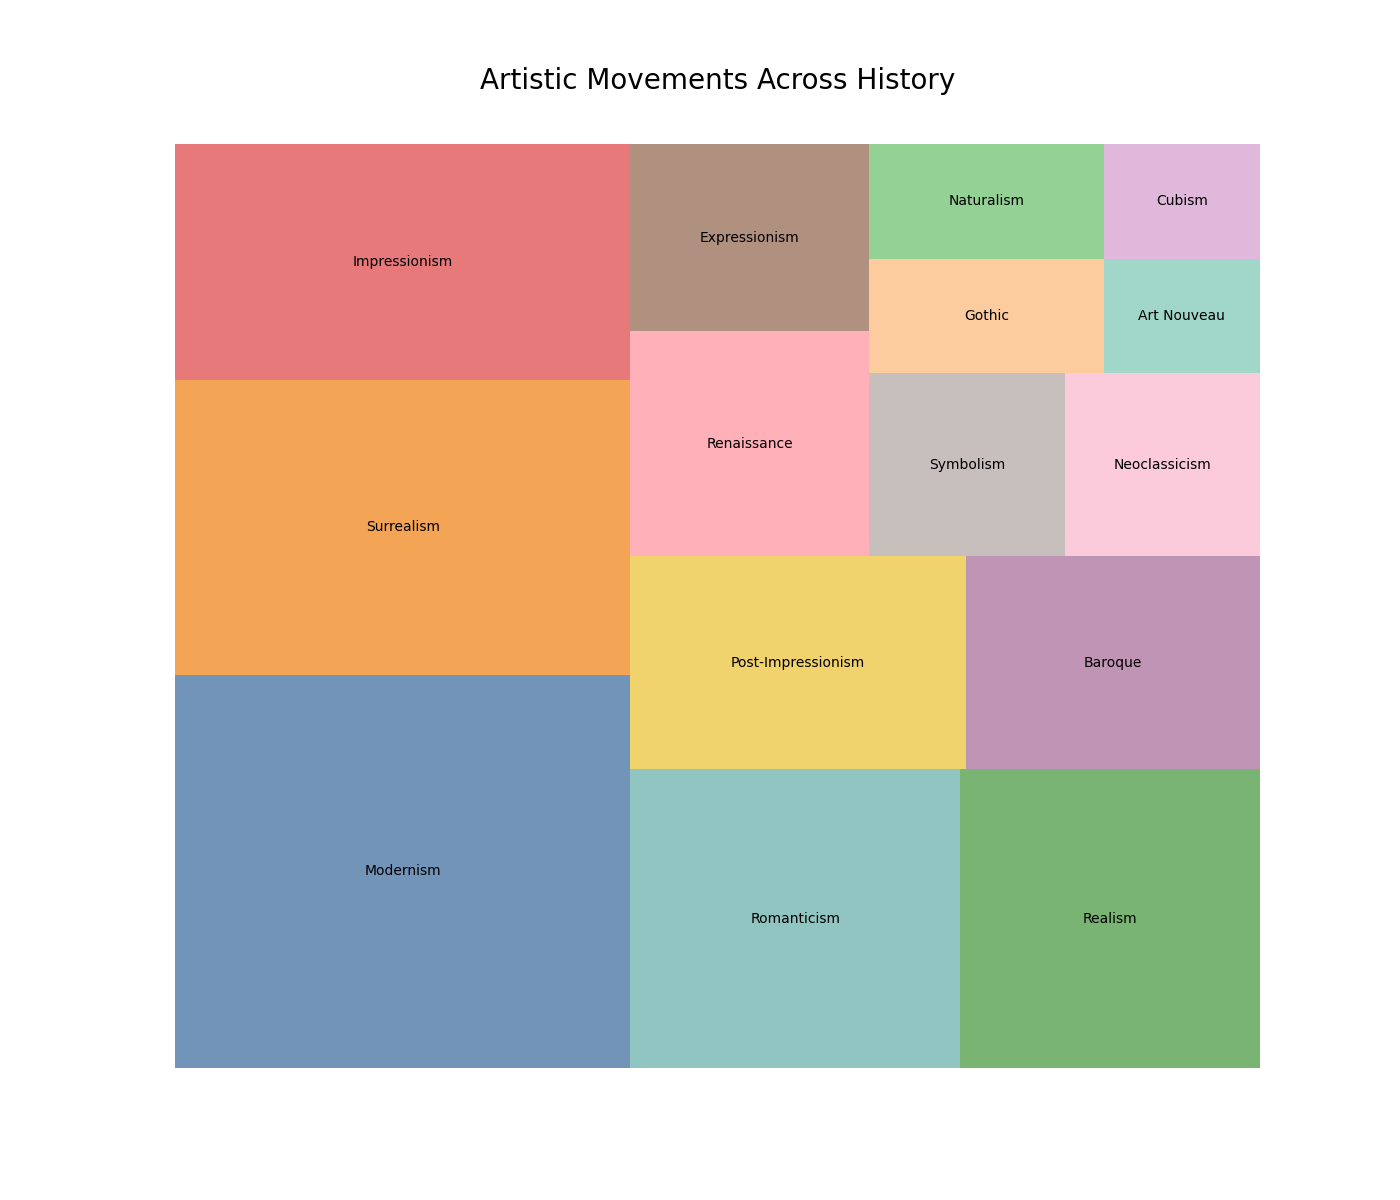

Here is the Python script that generated this plot:

import matplotlib.pyplot as plt
import squarify

labels = ['Modernism', 'Surrealism', 'Impressionism', 'Romanticism', 'Realism', 'Post-Impressionism', 'Baroque', 'Renaissance', 'Expressionism', 'Symbolism', 'Neoclassicism', 'Gothic', 'Naturalism', 'Art Nouveau', 'Cubism']
sizes = [20, 15, 12, 11, 10, 8, 7, 6, 5, 4, 4, 3, 3, 2, 2]
colors = ['#4e79a7', '#f28e2b', '#e15759', '#76b7b2', '#59a14f', '#edc948', '#b07aa1', '#ff9da7', '#9c755f', '#bab0ac', '#fabfd2', '#fdc086', '#78c679', '#88cdbc', '#d9a6d2']

plt.figure(figsize=(14, 12))
squarify.plot(sizes=sizes, label=labels, color=colors, alpha=0.8)
plt.title('Artistic Movements Across History', fontsize=20, y=1.05)
plt.axis('off')
plt.show()
